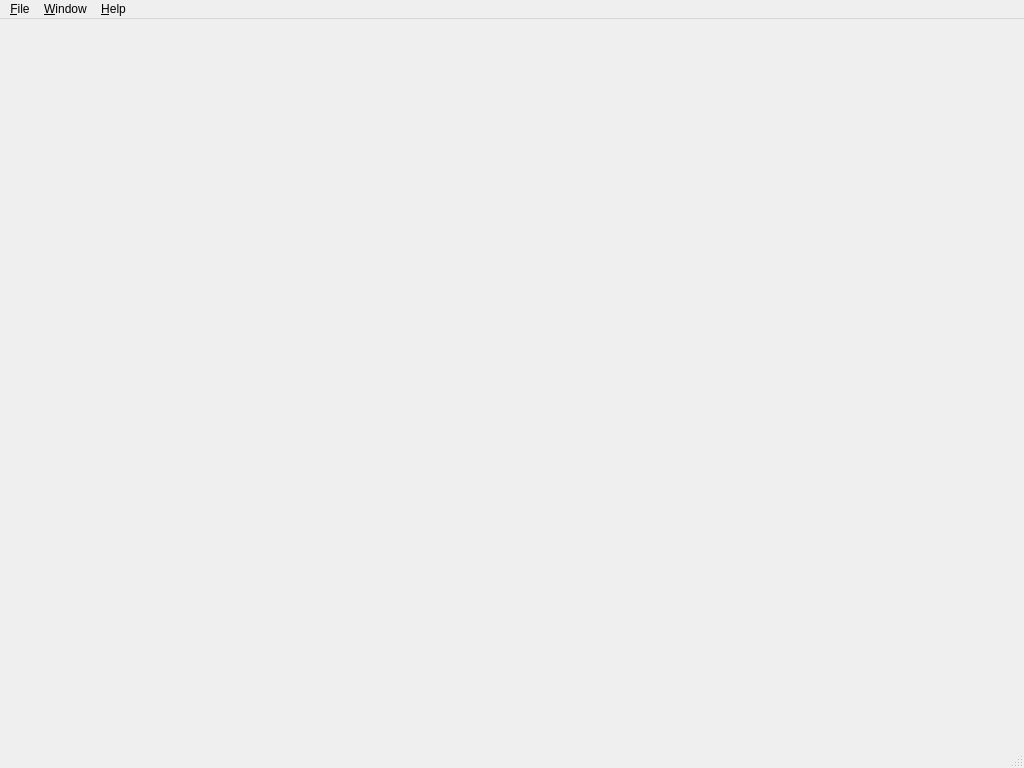
<?xml version="1.0" encoding="UTF-8"?>
<ui version="4.0">
 <class>MainWindow</class>
 <widget class="QMainWindow" name="MainWindow">
  <property name="geometry">
   <rect>
    <x>0</x>
    <y>0</y>
    <width>1024</width>
    <height>768</height>
   </rect>
  </property>
  <property name="windowTitle">
   <string>MainWindow</string>
  </property>
  <property name="documentMode">
   <bool>true</bool>
  </property>
  <widget class="GrapherCanvas" name="grapherCanvas">
   <property name="sizePolicy">
    <sizepolicy hsizetype="Preferred" vsizetype="Preferred">
     <horstretch>0</horstretch>
     <verstretch>0</verstretch>
    </sizepolicy>
   </property>
   <layout class="QGridLayout" name="gridLayout">
    <item row="0" column="0">
     <widget class="QStackedWidget" name="stackedWidget">
      <widget class="QWidget" name="page"/>
      <widget class="QWidget" name="page_2"/>
     </widget>
    </item>
    <item row="1" column="0">
     <widget class="QLabel" name="label">
      <property name="text">
       <string/>
      </property>
     </widget>
    </item>
   </layout>
  </widget>
  <widget class="QMenuBar" name="menuBar">
   <property name="geometry">
    <rect>
     <x>0</x>
     <y>0</y>
     <width>1024</width>
     <height>20</height>
    </rect>
   </property>
   <widget class="QMenu" name="menu_File">
    <property name="title">
     <string>&amp;File</string>
    </property>
   </widget>
   <widget class="QMenu" name="menu_Window">
    <property name="title">
     <string>&amp;Window</string>
    </property>
   </widget>
   <widget class="QMenu" name="menu_Help">
    <property name="title">
     <string>&amp;Help</string>
    </property>
   </widget>
   <addaction name="menu_File"/>
   <addaction name="menu_Window"/>
   <addaction name="menu_Help"/>
  </widget>
  <widget class="QStatusBar" name="statusBar"/>
 </widget>
 <layoutdefault spacing="6" margin="11"/>
 <customwidgets>
  <customwidget>
   <class>GrapherCanvas</class>
   <extends>QWidget</extends>
   <header>Gui/graphercanvas.h</header>
   <container>1</container>
  </customwidget>
 </customwidgets>
 <resources/>
 <connections/>
</ui>
